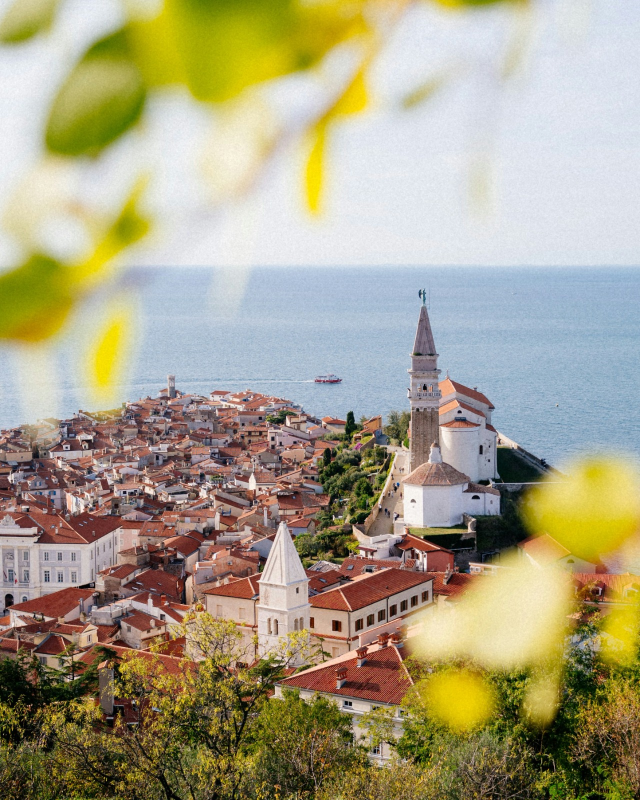
#> input picture Experiment 1 - Solutions by student/experiment-01/image.jpg, 1280 x 1600 px (shown at 1/2 size)
$ python exp1.py
#> lines starting #> are read from the running program, lines starting #| are printed output that depends on the picture; long printed decimals are rounded
import cv2
import numpy as np
import matplotlib.pyplot as plt

# --------------------------------------------------
# 1. Load Image
# --------------------------------------------------

image = cv2.imread("image.jpg")
#> image is the input picture: shape (1600, 1280, 3); mean B, G, R 132.8, 160.5, 167.8

if image is None:
    raise FileNotFoundError("Image not found. Check the file path.")

# OpenCV uses BGR format
image_rgb = cv2.cvtColor(image, cv2.COLOR_BGR2RGB)

# Display using OpenCV
cv2.imshow("Original Image - OpenCV", image)
cv2.waitKey(0)
cv2.destroyAllWindows()

# Display using Matplotlib
plt.figure(figsize=(6, 5))
plt.imshow(image_rgb)
plt.title("Original Image - Matplotlib")
plt.axis("off")
plt.show()


# --------------------------------------------------
# 2. Image Properties
# --------------------------------------------------

height, width, channels = image.shape
#> height = 1600; width = 1280; channels = 3

print("IMAGE PROPERTIES")
print("----------------")
print("Width:", width, "pixels")
#| Width: 1280 pixels
print("Height:", height, "pixels")
#| Height: 1600 pixels
print("Resolution:", width, "x", height)
#| Resolution: 1280 x 1600
print("Number of Channels:", channels)
#| Number of Channels: 3
print("Data Type:", image.dtype)
#| Data Type: uint8
print("Shape:", image.shape)
#| Shape: (1600, 1280, 3)
print("Total Pixels:", width * height)
#| Total Pixels: 2048000
print("Minimum Pixel Value:", image.min())
#| Minimum Pixel Value: 0
print("Maximum Pixel Value:", image.max())
#| Maximum Pixel Value: 255


# --------------------------------------------------
# 3. Save Image in JPEG and PNG
# --------------------------------------------------

cv2.imwrite(
    "output_image.jpg",
    image,
    [cv2.IMWRITE_JPEG_QUALITY, 95]
)

cv2.imwrite("output_image.png", image)

print("\nImages saved as JPEG and PNG.")


# --------------------------------------------------
# 4. Color Space Conversion
# --------------------------------------------------

gray = cv2.cvtColor(image, cv2.COLOR_BGR2GRAY)

hsv = cv2.cvtColor(image, cv2.COLOR_BGR2HSV)
#> hsv: shape (1600, 1280, 3); mean H, S, V 59, 91.6, 177

lab = cv2.cvtColor(image, cv2.COLOR_BGR2LAB)
#> lab: shape (1600, 1280, 3); mean of channels 0, 1, 2 167, 128.3, 142.4


# --------------------------------------------------
# 5. Geometric Transformations
# --------------------------------------------------

# Resize
resized = cv2.resize(image, (400, 300))
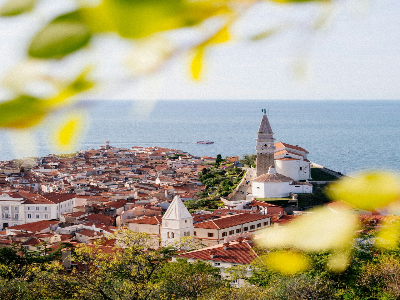
#> resized: shape (300, 400, 3); mean B, G, R 132.8, 160.4, 167.7

# Rotation
center = (width // 2, height // 2)
#> center = (640, 800)

rotation_matrix = cv2.getRotationMatrix2D(
    center,
    45,
    1.0
)

rotated = cv2.warpAffine(
    image,
    rotation_matrix,
    (width, height)
)
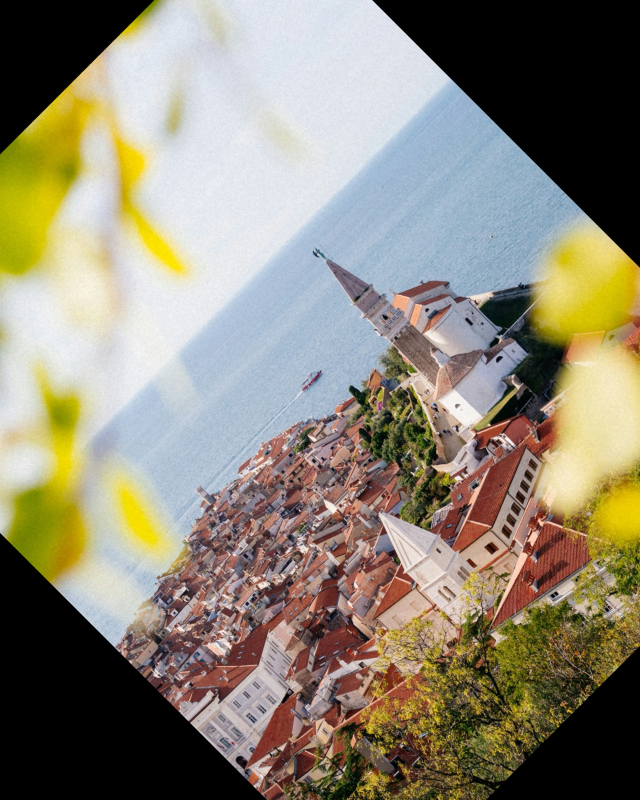
#> rotated: shape (1600, 1280, 3) (shown at 1/2 size); mean B, G, R 116.2, 133.4, 140

# Horizontal Flip
horizontal_flip = cv2.flip(image, 1)
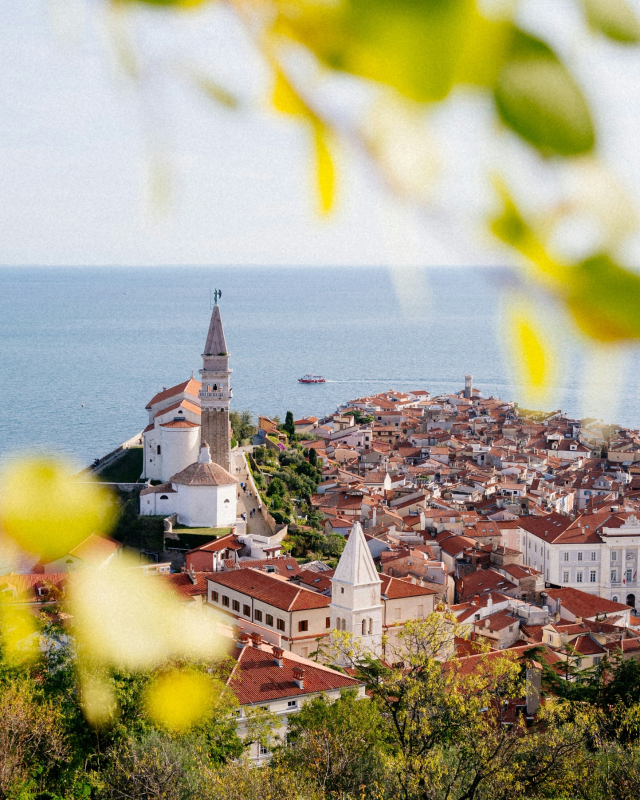
#> horizontal_flip: shape (1600, 1280, 3) (shown at 1/2 size); mean B, G, R 132.8, 160.5, 167.8

# Vertical Flip
vertical_flip = cv2.flip(image, 0)
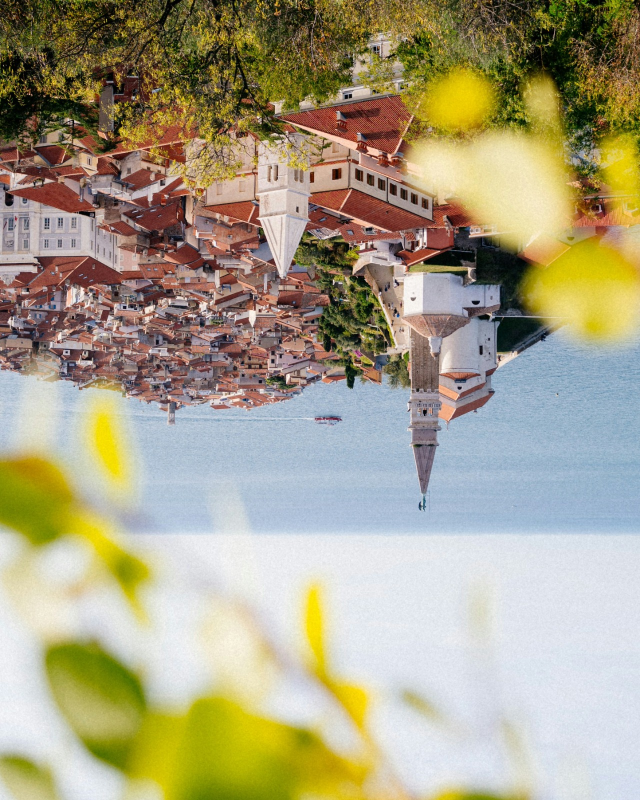
#> vertical_flip: shape (1600, 1280, 3) (shown at 1/2 size); mean B, G, R 132.8, 160.5, 167.8


# --------------------------------------------------
# 6. Negative / Complement Image
# --------------------------------------------------

negative = 255 - image
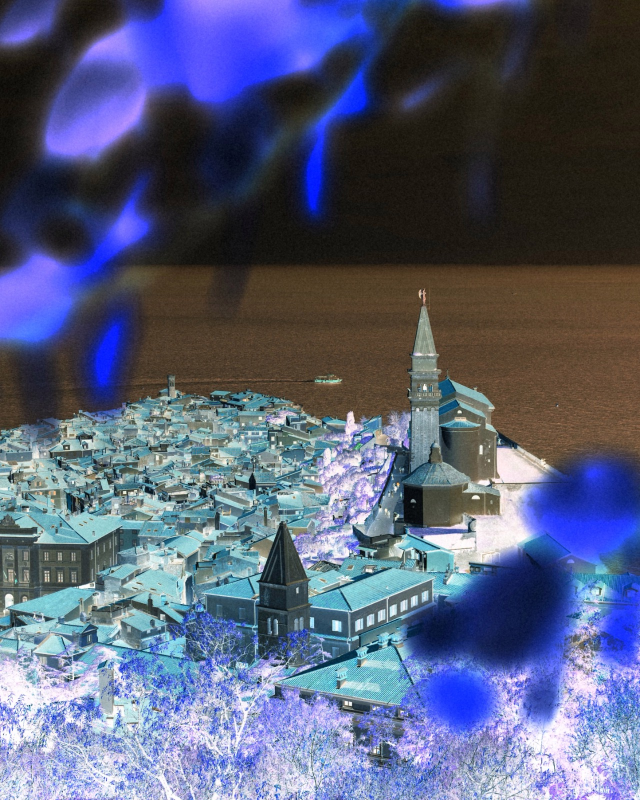
#> negative: shape (1600, 1280, 3) (shown at 1/2 size); mean B, G, R 122.2, 94.5, 87.2


# --------------------------------------------------
# 7. Region of Interest (ROI)
# --------------------------------------------------

x1, y1 = 100, 100
x2 = min(400, width)
#> x2 = 400
y2 = min(300, height)
#> y2 = 300

roi = image[y1:y2, x1:x2]
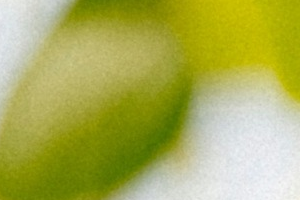
#> roi: shape (200, 300, 3); mean B, G, R 87.1, 175.2, 171.7

print("\nROI PROPERTIES")
print("--------------")
print("ROI Shape:", roi.shape)
#| ROI Shape: (200, 300, 3)
print("ROI Width:", roi.shape[1])
#| ROI Width: 300
print("ROI Height:", roi.shape[0])
#| ROI Height: 200
print("ROI Data Type:", roi.dtype)
#| ROI Data Type: uint8
print("ROI Minimum:", roi.min())
#| ROI Minimum: 0
print("ROI Maximum:", roi.max())
#| ROI Maximum: 249
print("ROI Mean:", roi.mean())
#| ROI Mean: 144.655


# --------------------------------------------------
# 8. Display All Processed Images
# --------------------------------------------------

plt.figure(figsize=(15, 12))

plt.subplot(3, 4, 1)
plt.imshow(image_rgb)
plt.title("Original")
plt.axis("off")

plt.subplot(3, 4, 2)
plt.imshow(gray, cmap="gray")
plt.title("Grayscale")
plt.axis("off")

plt.subplot(3, 4, 3)
plt.imshow(hsv)
plt.title("HSV")
plt.axis("off")

plt.subplot(3, 4, 4)
plt.imshow(lab)
plt.title("LAB")
plt.axis("off")

plt.subplot(3, 4, 5)
plt.imshow(cv2.cvtColor(resized, cv2.COLOR_BGR2RGB))
plt.title("Resized")
plt.axis("off")

plt.subplot(3, 4, 6)
plt.imshow(cv2.cvtColor(rotated, cv2.COLOR_BGR2RGB))
plt.title("Rotated 45 Degrees")
plt.axis("off")

plt.subplot(3, 4, 7)
plt.imshow(cv2.cvtColor(horizontal_flip, cv2.COLOR_BGR2RGB))
plt.title("Horizontal Flip")
plt.axis("off")

plt.subplot(3, 4, 8)
plt.imshow(cv2.cvtColor(vertical_flip, cv2.COLOR_BGR2RGB))
plt.title("Vertical Flip")
plt.axis("off")

plt.subplot(3, 4, 9)
plt.imshow(cv2.cvtColor(negative, cv2.COLOR_BGR2RGB))
plt.title("Negative")
plt.axis("off")

plt.subplot(3, 4, 10)
plt.imshow(cv2.cvtColor(roi, cv2.COLOR_BGR2RGB))
plt.title("ROI")
plt.axis("off")

plt.tight_layout()
plt.show()
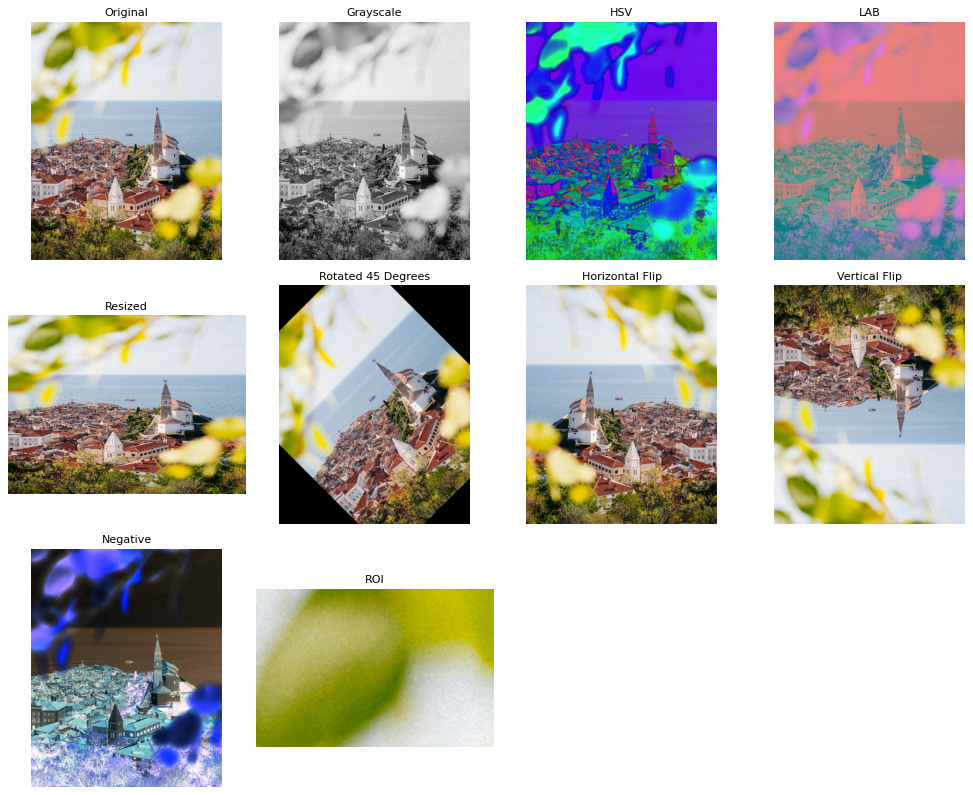
#> figure drawn by matplotlib, 10 panels
